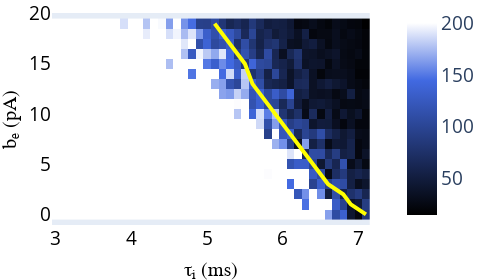

Notebook source saved alongside this figure:
### Markdown cell above
#### Plot the heatmap

### Code cell
#This is an example with few values of tau_i and b_e
load= 'tau_i'
mean_array,taus, bthr, tau_v, bvals = load_survival( load = load, save_path='./trials/')
plot_heatmap_survival(mean_array, taus, tau_v, bvals , bthr,load = load, save_im=False, z_max=200, precalc=False, line_color='yellow')

### Figure 1 — Plotly figure (JSON) as saved in the notebook; plotly's stock layout.template omitted (floating-point values rounded to 4 significant figures; data arrays with more than 128 entries replaced by an {"elided": "..."} marker saying what was removed)
{"data": [{"colorbar": {"tickcolor": "black", "tickfont": {"size": 19}}, "colorscale": [[0, "black"], [0.7, "royalblue"], [1, "white"], [1, "white"]], "type": "heatmap", "x": [3, 3.1, 3.2, 3.3, 3.4, 3.5, 3.6, 3.7, 3.8, 3.9, 4.0, 4.1, 4.2, 4.3, 4.4, 4.5, 4.6, 4.7, 4.8, 4.9, 5.0, 5.1, 5.2, 5.3, 5.4, 5.5, 5.6, 5.7, 5.8, 5.9, 6.0, 6.1, 6.2, 6.3, 6.4, 6.5, 6.6, 6.7, 6.8, 6.9, 7.0, 7.1], "y": [0, 1, 2, 3, 4, 5, 6, 7, 8, 9, 10, 11, 12, 13, 14, 15, 16, 17, 18, 19], "z": {"elided": "20x42 int values"}, "zmax": 200, "zmin": 15}, {"line": {"color": "yellow", "width": 4}, "mode": "lines", "showlegend": false, "type": "scatter", "x": [5.1, 5.2, 5.3, 5.4, 5.5, 5.6, 5.7, 5.8, 5.9, 6.0, 6.1, 6.2, 6.3, 6.4, 6.5, 6.6, 6.8, 6.8, 6.9, 7.1, 7.1], "xaxis": "x", "y": [19, 18, 17, 16, 15, 13, 12, 11, 10, 9, 8, 7, 6, 5, 4, 3, 2, 2, 1, 0, 0], "yaxis": "y"}], "layout": {"coloraxis": {"colorbar": {"title": {"side": "right"}, "x": -0.55, "y": 0.35}}, "height": 280, "margin": {"b": 0, "l": 0, "r": 0, "t": 0}, "width": 480, "xaxis": {"anchor": "y", "domain": [0, 0.94], "nticks": 5, "showgrid": false, "tickfont": {"color": "black", "size": 19}, "title": {"font": {"color": "black", "family": "Arial, sans-serif", "size": 20}, "text": "τᵢ (ms)"}}, "yaxis": {"anchor": "x", "domain": [0, 1], "nticks": 5, "showgrid": false, "tickfont": {"color": "black", "size": 19}, "title": {"font": {"color": "black", "family": "Arial, sans-serif", "size": 20}, "text": "bₑ (pA)"}}, "yaxis2": {"anchor": "x", "overlaying": "y", "showgrid": false, "side": "right", "title": {"font": {"color": "black", "family": "Arial, sans-serif", "size": 20}, "text": "bₑ (pA)"}}}}
